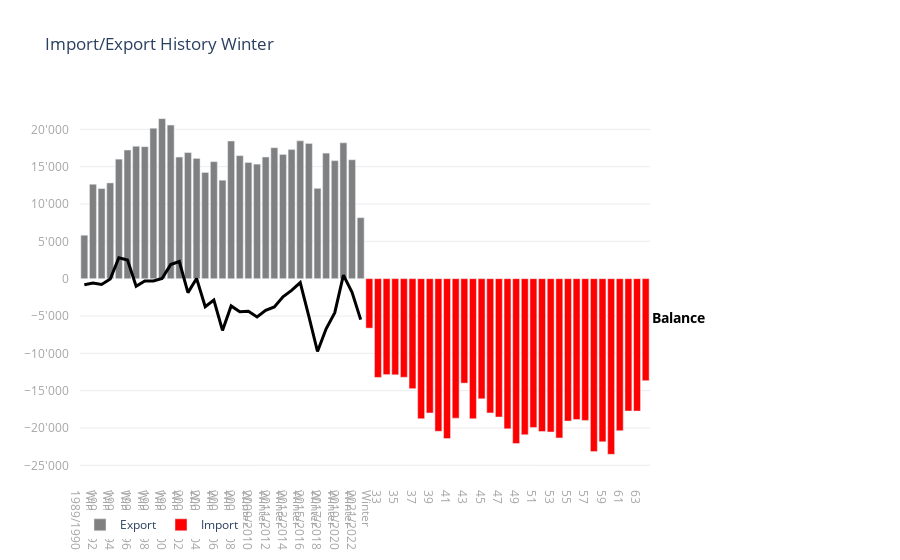

Source (notebook cell):
### Code cell
electricity_export = {
    'name': 'Export',
    'type': 'bar',
    'x': df_winter['year_season'],
    'y': df_winter['export'],
    'marker': {
        'color': 'gray'
    },
}

electricity_import = {
    'name': 'Import',
    'type': 'bar',
    'x': df_winter['year_season'],
    'y': df_winter['import_minus'],
    'marker': {
        'color': 'red'
    },
}

balance = {
    'name': 'Balance',
    'x': df_winter['year_season'],
    'y': df_winter['import_export_balance'],
    'mode': 'lines',
    'line_color': '#000000',
    'line': {
        'width': 3
    },
    'showlegend': False
} 

layout = {
    'title': 'Import/Export History Winter',
    'plot_bgcolor': '#ffffff',
    'showlegend': True,
    'legend': {
        'orientation': 'h'
    },
    'barmode': 'relative',
    'margin': {
        'r': 250,
        'b': 10,
        'pad': 10
    },
    'xaxis': {
        'showgrid': False,
        'showline': False,
        'color': '#a6a6a6'
    },
    'yaxis': {
        'showgrid': True,
        'tickformat': ',.0f',
        'gridcolor': '#EBECF0',
        'showline': False,
        'color': '#a6a6a6'
    },
    'separators': ',\''
}
config = {'displayModeBar': True}

figdict = {
    'data': [electricity_export, electricity_import, balance], 
    'layout': layout
}



fig = go.Figure(figdict)
fig.add_annotation(
    dict(
        font=dict(color="black", size=14),
        x=1,
        y=df_winter.import_export_balance.iloc[-1],
        textangle=0,
        xanchor='left',
        showarrow=False,
        text='<b>Balance</b>',
        yshift=2,
        xref='paper'
    )
)

fig.show(config=config)

### Figure 1 — Plotly figure (JSON) as saved in the notebook; plotly's stock layout.template omitted (floating-point values rounded to 4 significant figures)
{"data": [{"marker": {"color": "gray"}, "name": "Export", "type": "bar", "x": ["Winter<br>1989/1990", "Winter<br>1990/1991", "Winter<br>1991/1992", "Winter<br>1992/1993", "Winter<br>1993/1994", "Winter<br>1994/1995", "Winter<br>1995/1996", "Winter<br>1996/1997", "Winter<br>1997/1998", "Winter<br>1998/1999", "Winter<br>1999/2000", "Winter<br>2000/2001", "Winter<br>2001/2002", "Winter<br>2002/2003", "Winter<br>2003/2004", "Winter<br>2004/2005", "Winter<br>2005/2006", "Winter<br>2006/2007", "Winter<br>2007/2008", "Winter<br>2008/2009", "Winter<br>2009/2010", "Winter<br>2010/2011", "Winter<br>2011/2012", "Winter<br>2012/2013", "Winter<br>2013/2014", "Winter<br>2014/2015", "Winter<br>2015/2016", "Winter<br>2016/2017", "Winter<br>2017/2018", "Winter<br>2018/2019", "Winter<br>2019/2020", "Winter<br>2020/2021", "Winter<br>2021/2022"], "y": [5815, 12646, 12068, 12824, 16009, 17225, 17730, 17687, 20147, 21435, 20569, 16292, 16889, 16108, 14227, 15674, 13186, 18435, 16478, 15559, 15340, 16295, 17547, 16638, 17293, 18463, 18119, 12098, 16815, 15812, 18195, 15924, 8173]}, {"marker": {"color": "red"}, "name": "Import", "type": "bar", "x": [32, 33, 34, 35, 36, 37, 38, 39, 40, 41, 42, 43, 44, 45, 46, 47, 48, 49, 50, 51, 52, 53, 54, 55, 56, 57, 58, 59, 60, 61, 62, 63, 64], "y": [-6624, -13229, -12850, -12879, -13209, -14735, -18756, -17989, -20450, -21414, -18685, -13991, -18759, -16091, -17983, -18532, -20117, -22084, -20907, -19931, -20476, -20537, -21338, -19077, -18863, -18988, -23166, -21852, -23533, -20365, -17726, -17739, -13665]}, {"line": {"color": "#000000", "width": 3}, "mode": "lines", "name": "Balance", "showlegend": false, "type": "scatter", "x": ["Winter<br>1989/1990", "Winter<br>1990/1991", "Winter<br>1991/1992", "Winter<br>1992/1993", "Winter<br>1993/1994", "Winter<br>1994/1995", "Winter<br>1995/1996", "Winter<br>1996/1997", "Winter<br>1997/1998", "Winter<br>1998/1999", "Winter<br>1999/2000", "Winter<br>2000/2001", "Winter<br>2001/2002", "Winter<br>2002/2003", "Winter<br>2003/2004", "Winter<br>2004/2005", "Winter<br>2005/2006", "Winter<br>2006/2007", "Winter<br>2007/2008", "Winter<br>2008/2009", "Winter<br>2009/2010", "Winter<br>2010/2011", "Winter<br>2011/2012", "Winter<br>2012/2013", "Winter<br>2013/2014", "Winter<br>2014/2015", "Winter<br>2015/2016", "Winter<br>2016/2017", "Winter<br>2017/2018", "Winter<br>2018/2019", "Winter<br>2019/2020", "Winter<br>2020/2021", "Winter<br>2021/2022"], "y": [-809, -583, -782, -55, 2800, 2490, -1026, -302, -303, 21, 1884, 2301, -1870, 17, -3756, -2858, -6931, -3649, -4429, -4372, -5136, -4242, -3791, -2439, -1570, -525, -5047, -9754, -6718, -4553, 469, -1815, -5492]}], "layout": {"annotations": [{"font": {"color": "black", "size": 14}, "showarrow": false, "text": "<b>Balance</b>", "textangle": 0, "x": 1, "xanchor": "left", "xref": "paper", "y": -5492, "yshift": 2}], "barmode": "relative", "legend": {"orientation": "h"}, "margin": {"b": 10, "pad": 10, "r": 250}, "plot_bgcolor": "#ffffff", "separators": ",'", "showlegend": true, "title": {"text": "Import/Export History Winter"}, "xaxis": {"color": "#a6a6a6", "showgrid": false, "showline": false}, "yaxis": {"color": "#a6a6a6", "gridcolor": "#EBECF0", "showgrid": true, "showline": false, "tickformat": ",.0f"}}}
